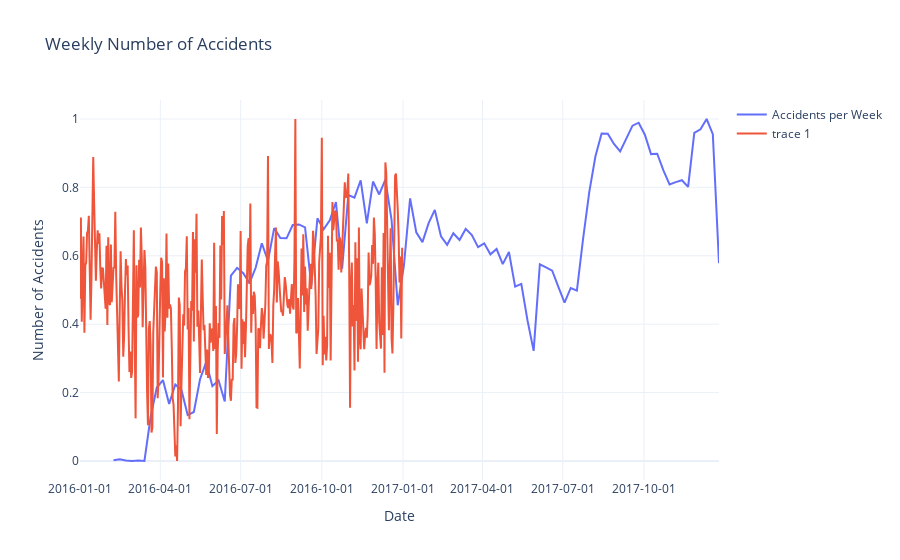

Notebook code cell kept with this figure:
### Code cell
# Create the trace for the plot
trace1 = go.Scatter(x=accidents_per_week['Start_Time'], y=accidents_per_week['Accidents'], mode='lines', name='Accidents per Week')
trace2 = go.Scatter(x=mean_humid['date'], y=mean_humid['mean_humidity'], mode='lines', name='Accidents per Week')
# trace3 = go.Scatter(x=mean_data['date'], y=mean_data['mean_temperature'], mode='lines', name='Accidents per Week')
# trace4 = go.Scatter(x=mean_data['date'], y=mean_data['mean_wind_speed'], mode='lines', name='Accidents per Week')


# Create the figure and add the trace
fig = go.Figure(data=[trace1])
fig.add_scatter(x=mean_humid['date'], y=mean_humid['normalized_mean_humidity'])
# fig.add_scatter(x=mean_data['date'], y=mean_data['mean_temperature'])
# fig.add_scatter(x=mean_data['date'], y=mean_data['mean_wind_speed'])

# Update layout for better visualization
fig.update_layout(
    title='Weekly Number of Accidents',
    xaxis_title='Date',
    yaxis_title='Number of Accidents',
    xaxis=dict(tickformat='%Y-%m-%d'),
    template='plotly_white'
)

# Show the plot
fig.show()

### Figure 1 — Plotly figure (JSON) as saved in the notebook; plotly's stock layout.template omitted (floating-point values rounded to 4 significant figures; data arrays with more than 128 entries replaced by an {"elided": "..."} marker saying what was removed)
{"data": [{"mode": "lines", "name": "Accidents per Week", "type": "scatter", "x": ["2016-02-08", "2016-02-15", "2016-02-22", "2016-02-29", "2016-03-07", "2016-03-14", "2016-03-21", "2016-03-28", "2016-04-04", "2016-04-11", "2016-04-18", "2016-04-25", "2016-05-02", "2016-05-09", "2016-05-16", "2016-05-23", "2016-05-30", "2016-06-06", "2016-06-13", "2016-06-20", "2016-06-27", "2016-07-04", "2016-07-11", "2016-07-18", "2016-07-25", "2016-08-01", "2016-08-08", "2016-08-15", "2016-08-22", "2016-08-29", "2016-09-05", "2016-09-12", "2016-09-19", "2016-09-26", "2016-10-03", "2016-10-10", "2016-10-17", "2016-10-24", "2016-10-31", "2016-11-07", "2016-11-14", "2016-11-21", "2016-11-28", "2016-12-05", "2016-12-12", "2016-12-19", "2016-12-26", "2017-01-02", "2017-01-09", "2017-01-16", "2017-01-23", "2017-01-30", "2017-02-06", "2017-02-13", "2017-02-20", "2017-02-27", "2017-03-06", "2017-03-13", "2017-03-20", "2017-03-27", "2017-04-03", "2017-04-10", "2017-04-17", "2017-04-24", "2017-05-01", "2017-05-08", "2017-05-15", "2017-05-22", "2017-05-29", "2017-06-05", "2017-06-12", "2017-06-19", "2017-06-26", "2017-07-03", "2017-07-10", "2017-07-17", "2017-07-24", "2017-07-31", "2017-08-07", "2017-08-14", "2017-08-21", "2017-08-28", "2017-09-04", "2017-09-11", "2017-09-18", "2017-09-25", "2017-10-02", "2017-10-09", "2017-10-16", "2017-10-23", "2017-10-30", "2017-11-06", "2017-11-13", "2017-11-20", "2017-11-27", "2017-12-04", "2017-12-11", "2017-12-18", "2017-12-25"], "y": [0.002499, 0.004999, 0.001648, 0.0002659, 0.001436, 0, 0.1285, 0.2147, 0.2367, 0.1669, 0.2237, 0.2072, 0.1344, 0.1434, 0.2392, 0.289, 0.2189, 0.2359, 0.1742, 0.5418, 0.5647, 0.5492, 0.5204, 0.565, 0.6367, 0.5854, 0.6809, 0.652, 0.6511, 0.6899, 0.6917, 0.6831, 0.5125, 0.7095, 0.6774, 0.7041, 0.7573, 0.5625, 0.7779, 0.7703, 0.8208, 0.695, 0.8171, 0.7793, 0.8226, 0.7049, 0.4554, 0.5713, 0.7679, 0.6688, 0.64, 0.6954, 0.7342, 0.6571, 0.6322, 0.6657, 0.6463, 0.6786, 0.6605, 0.6254, 0.6364, 0.6043, 0.6198, 0.5757, 0.6112, 0.5099, 0.5179, 0.4115, 0.322, 0.5751, 0.566, 0.5564, 0.5091, 0.4633, 0.5059, 0.4983, 0.6498, 0.786, 0.8909, 0.9576, 0.957, 0.9269, 0.9051, 0.9451, 0.9804, 0.9892, 0.9541, 0.8973, 0.8985, 0.8496, 0.8086, 0.8153, 0.821, 0.8017, 0.9596, 0.9697, 1, 0.9556, 0.5784]}, {"type": "scatter", "x": {"elided": "366 str values"}, "y": {"elided": "366 float values"}}], "layout": {"title": {"text": "Weekly Number of Accidents"}, "xaxis": {"tickformat": "%Y-%m-%d", "title": {"text": "Date"}}, "yaxis": {"title": {"text": "Number of Accidents"}}}}
